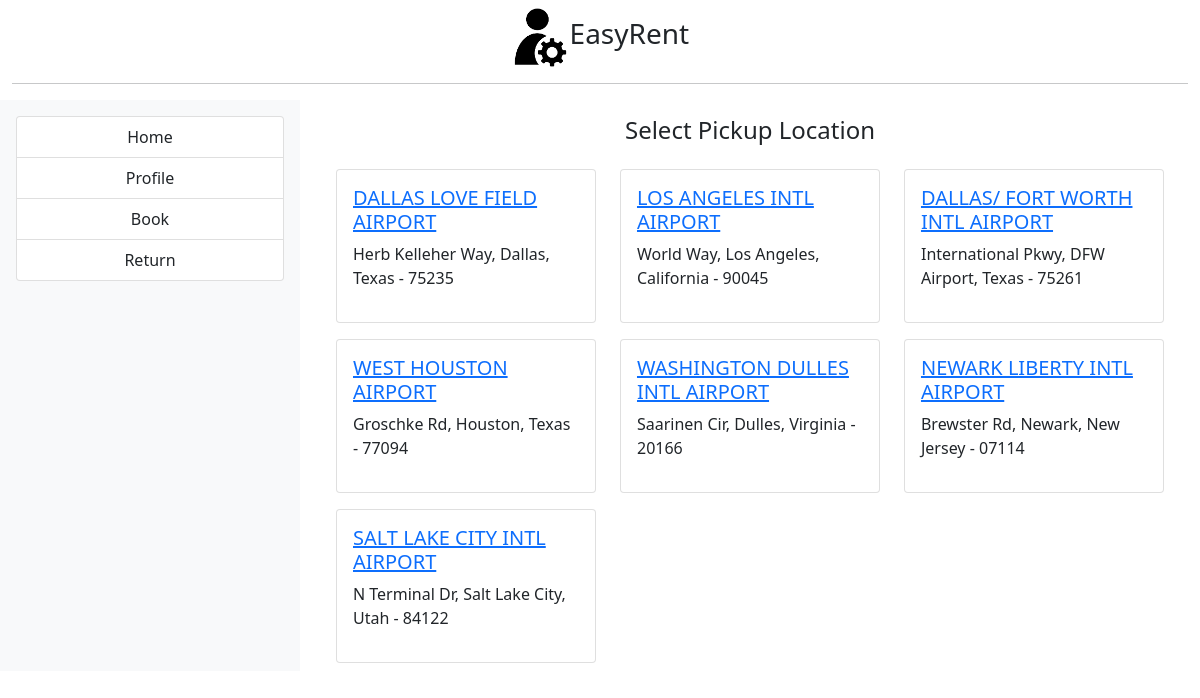
/user/pickup_locations (signed in), run on the app's committed database.
### controllers/model.py (models this page shows)
class LocationDetails(db.Model):
    __tablename__ = 'location_details'
    location_id = db.Column(db.String(4), primary_key=True, nullable=False)
    location_name = db.Column(db.String(50), nullable=False)
    street = db.Column(db.String(30), nullable=False)
    city = db.Column(db.String(20), nullable=False)
    state_name = db.Column(db.String(20), nullable=False)
    zipcode = db.Column(db.String(5), nullable=False)

### controllers/routes.py (the view)
@main.route('/user/pickup_locations')
def userPickupLocations():
    if not session.get('dl_number'):
        return redirect('/user/dashboard')
    dl_number = session.get('dl_number')
    user_details = model.CustomerDetails.query.filter_by(dl_number=dl_number).first()
    if user_details:
        proximity_score = case(
            (model.LocationDetails.street == user_details.street, 4),
            (model.LocationDetails.zipcode == user_details.zipcode, 3),
            (model.LocationDetails.city == user_details.city, 2),
            (model.LocationDetails.state_name == user_details.state_name, 1),
            else_=0
        )
        nearest_locations = (model.LocationDetails.query
                             .filter(
                                 or_(
                                     model.LocationDetails.street == user_details.street,
                                     model.LocationDetails.zipcode == user_details.zipcode,
                                     model.LocationDetails.city == user_details.city,
                                     model.LocationDetails.state_name == user_details.state_name
                                 )
                             )
                             .order_by(proximity_score.desc())
                             .all())
        if not nearest_locations:
            nearest_locations = model.LocationDetails.query.all()
    return render_template('user/pickup_locations.html',
                           title="Select Pickup Location",
                           show_sidebar=True,
                           locations=nearest_locations)

### templates/user/pickup_locations.html
{% extends "user/layout.html" %}
{% block content %}
<div class="container">
    <h4 class="text-center my-3">Select Pickup Location</h4>
    <div class="row">
        {% for location in locations %}
        <div class="col-md-4 my-2">
            <div class="card">
                <div class="card-body">
                    <h5><a href="{{ url_for('main.userDropoffLoc', pickup_location_id=location.location_id) }}">
                        {{ location.location_name }}
                    </a></h5>
                    <p>{{ location.street }}, {{ location.city }}, {{ location.state_name }} - {{ location.zipcode }}</p>
                </div>
            </div>
        </div>
        {% endfor %}
    </div>
</div>
{% endblock content %}

### templates/user/layout.html (shortened to what this page needs)
<!DOCTYPE html>
<html lang="en">
<head>
    <link href="https://cdn.jsdelivr.net/npm/bootstrap@5.1.3/dist/css/bootstrap.min.css" rel="stylesheet">
</head>
<body>
    <div class="container-fluid my-2">
        <div class="d-flex justify-content-center align-items-center">
            <img style="width: 5%;"
            alt="">
            <h3>EasyRent</h3>
        </div>
        <hr>
        <div class="row">
            {% if show_sidebar %}
                {% include 'user/sidebar.html' %}
            {% endif %}
            <div class="{% if show_sidebar %}col-xl-9 col-lg-9 col-md-8 col-sm-12{% else %}col-12{% endif %}">
                {% block content %} {% endblock content %}
            </div>
        </div>
    </div>
</body>
</html>

### templates/user/sidebar.html
<div class="col-lg-3 col-md-4 bg-light p-3">
    <div class="list-group">
        <a href="/user/dashboard" class="list-group-item list-group-item-action btn-info text-center">Home</a>
        <a href="/user/profile" class="list-group-item list-group-item-action btn-info text-center">Profile</a>
        <a href="/user/pickup_locations" class="list-group-item list-group-item-action btn-info text-center">Book</a>
        <a href="/user/return" class="list-group-item list-group-item-action btn-info text-center">Return</a>
    </div>
</div>

### data on the page
LocationDetails: location_name "DALLAS LOVE FIELD AIRPORT", street "Herb Kelleher Way", city "Dallas", state_name "Texas", zipcode "75235"
LocationDetails: location_name "LOS ANGELES INTL AIRPORT", street "World Way", city "Los Angeles", state_name "California", zipcode "90045"
LocationDetails: location_name "DALLAS/ FORT WORTH INTL AIRPORT", street "International Pkwy", city "DFW Airport", state_name "Texas", zipcode "75261"
LocationDetails: location_name "WEST HOUSTON AIRPORT", street "Groschke Rd", city "Houston", state_name "Texas", zipcode "77094"
LocationDetails: location_name "WASHINGTON DULLES INTL AIRPORT", street "Saarinen Cir", city "Dulles", state_name "Virginia", zipcode "20166"
LocationDetails: location_name "NEWARK LIBERTY INTL AIRPORT", street "Brewster Rd", city "Newark", state_name "New Jersey", zipcode "07114"
LocationDetails: location_name "SALT LAKE CITY INTL AIRPORT", street "N Terminal Dr", city "Salt Lake City", state_name "Utah", zipcode "84122"
